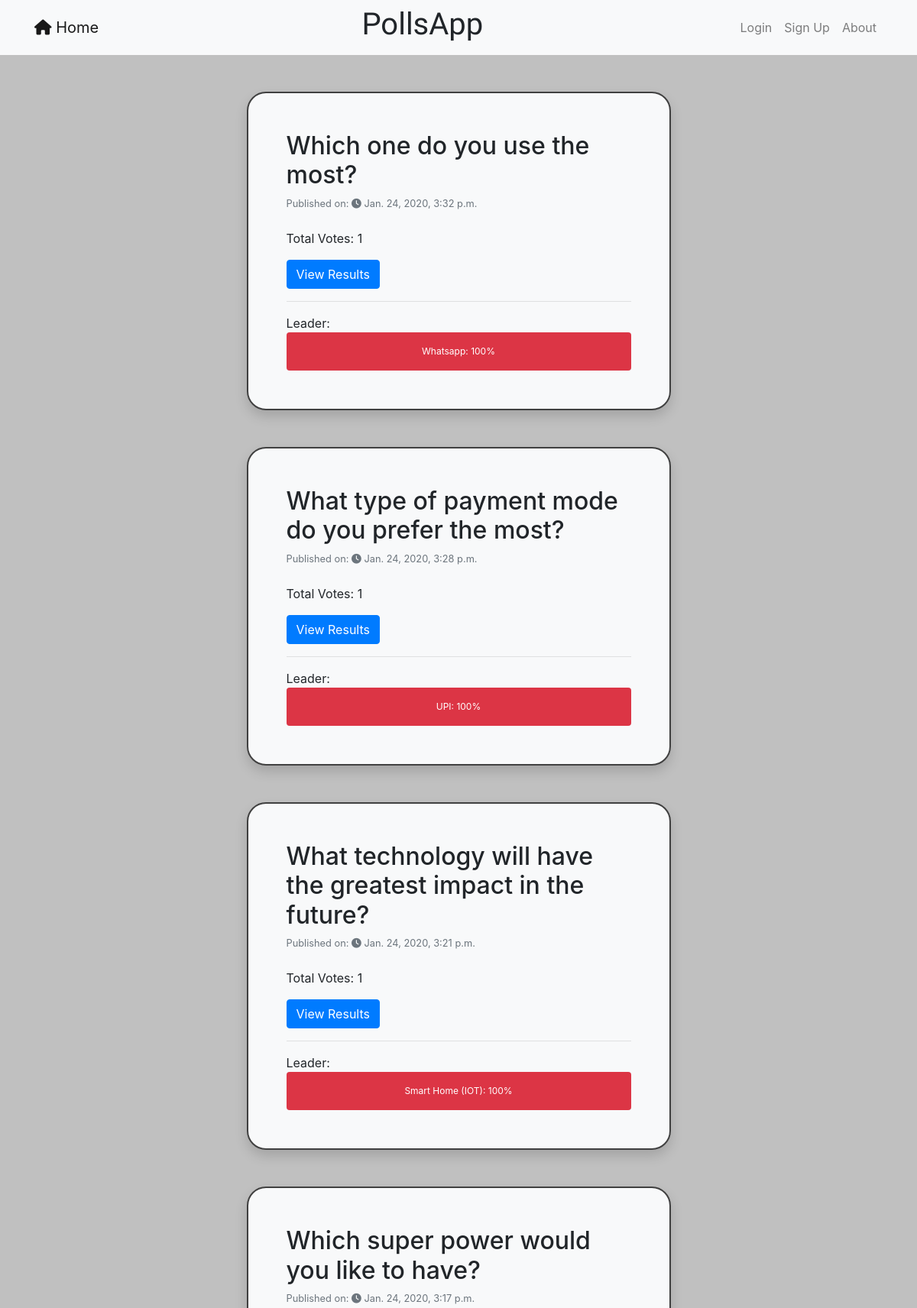
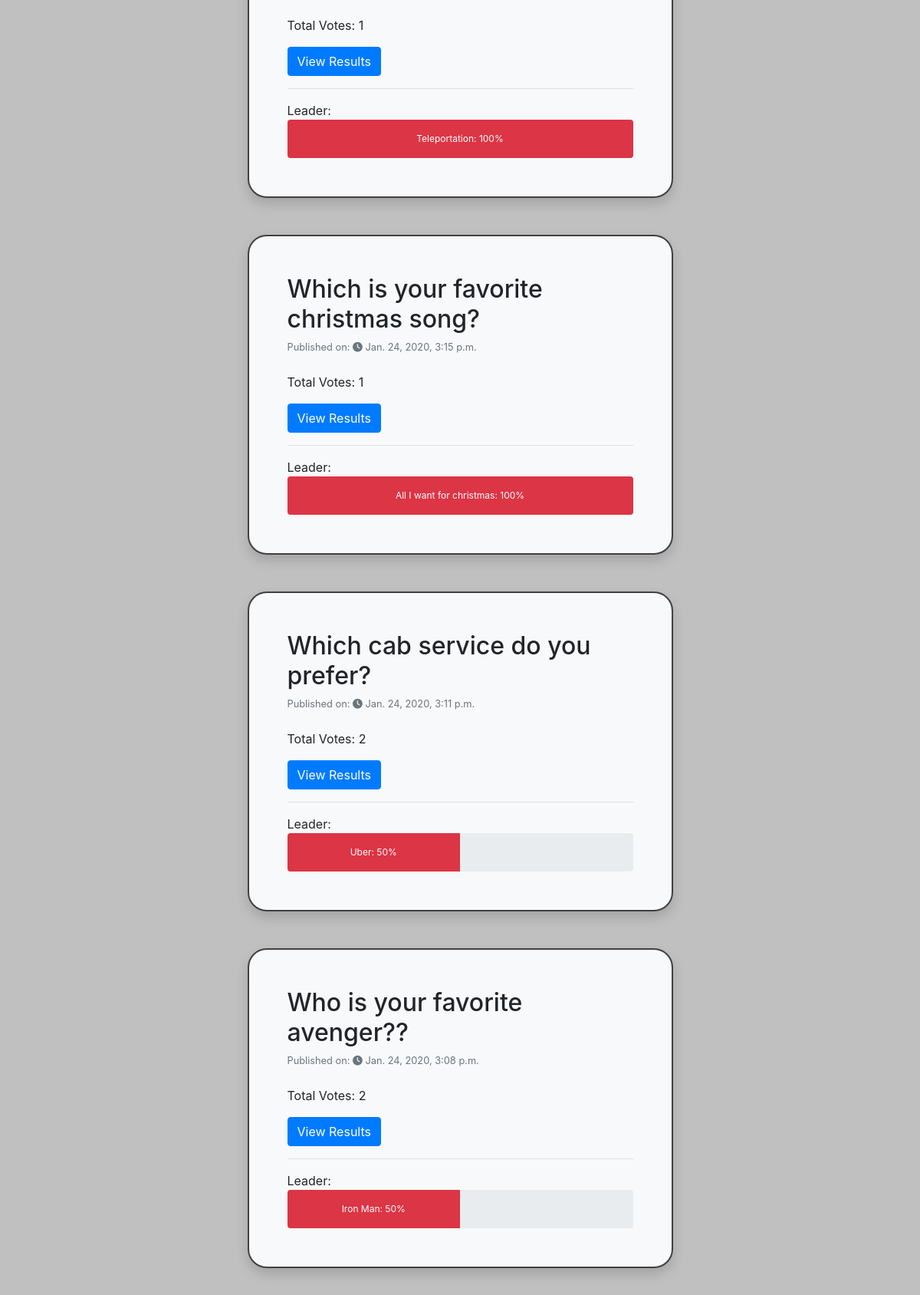
Screenshot of /polls/ (upper part) with the database file from the repository (2 pictures, top to bottom).
### polls/models.py (models this page shows, shortened)
class Question(models.Model):
    user = models.ForeignKey(User, on_delete=models.CASCADE)
    question_text = models.CharField(max_length=200)
    pub_date = models.DateTimeField('Date Published',default=timezone.now)
    no_of_choices = models.IntegerField('Number of Choices', default=0)
    voted_by = models.ManyToManyField(User, blank=True, related_name='questions_voted')
    class Meta:
        ordering = ['-pub_date']
    def get_total_votes(self):
        total_votes = 0
        for choice in self.choice_set.all():
            total_votes+=choice.votes
        return total_votes
    def get_leader(self):
        total_votes = self.get_total_votes()
        if total_votes == 0:
            total_votes = 1
        leader = []
        choice = self.choice_set.all()[0]
        leader.append(choice.choice_text)
        leader.append(int((choice.votes/total_votes)*100))
        return leader

class Choice(models.Model):
    question = models.ForeignKey(Question, on_delete=models.CASCADE)
    choice_text = models.CharField(max_length=200)
    votes = models.IntegerField(default=0)
    class Meta:
        ordering = ['-votes']

### polls/views.py (the view)
# urls.py: path('', views.IndexView.as_view(), name='index'),
class IndexView(generic.ListView):
    model = Question
    template_name = 'polls/index.html'
    context_object_name = 'latest_question_list'

### polls/templates/polls/index.html (shortened to what this page needs)
{% extends "base.html" %}
{% load static %}
{% block content %}
{% if latest_question_list %}
  {% for question in latest_question_list %}
  <br>
  <div class="rcorners2 shadow">
      <h2>{{question.question_text}}?</h2>
      <small class="form-text text-muted">Published on:
        <i class="fas fa-clock"></i>
        <time>{{question.pub_date}}</time>
      </small>
      <br>
      <p>Total Votes: {{question.get_total_votes}} </p>
      <a type="button" href="{% url 'polls:results' question.id %}" class="btn btn-primary">
        View Results
      </a>
      <hr>
      Leader:
      <div class="progress" style="height: 50px;">
          <div class="progress-bar progress-bar bg-danger" role="progressbar" style="width:{{question.get_leader.1}}%">
            {{question.get_leader.0}}: {{question.get_leader.1}}%
          </div>
      </div>
  </div>
  <br>
{% endfor %}
{% else %}
    <p>No polls are available.</p>
{% endif %}
{% endblock %}

### static/css/main.css (style rules this page uses)
.rcorners2 { background-color: #F8F9FA; border-radius: 25px; border: 2px solid #404040; padding: 50px; width: 50%; height: 50%; align: center; margin: auto; }
body { background-color: #C0C0C0; }

### rows the page displays
Question: question_text "Which one do you use the most", pub_date "Jan. 24, 2020, 3:32 p.m.", get_total_votes "1", get_leader.0 "Whatsapp", get_leader.1 "100"
Question: question_text "What type of payment mode do you prefer the most", pub_date "Jan. 24, 2020, 3:28 p.m.", get_total_votes "1", get_leader.0 "UPI", get_leader.1 "100"
Question: question_text "What technology will have the greatest impact in the future", pub_date "Jan. 24, 2020, 3:21 p.m.", get_total_votes "1", get_leader.0 "Smart Home (IOT)", get_leader.1 "100"
Question: question_text "Which super power would you like to have", pub_date "Jan. 24, 2020, 3:17 p.m.", get_total_votes "1", get_leader.0 "Teleportation", get_leader.1 "100"
Question: question_text "Which is your favorite christmas song", pub_date "Jan. 24, 2020, 3:15 p.m.", get_total_votes "1", get_leader.0 "All I want for christmas", get_leader.1 "100"
Question: question_text "Which cab service do you prefer", pub_date "Jan. 24, 2020, 3:11 p.m.", get_total_votes "2", get_leader.0 "Uber", get_leader.1 "50"
Question: question_text "Who is your favorite avenger?", pub_date "Jan. 24, 2020, 3:08 p.m.", get_total_votes "2", get_leader.0 "Iron Man", get_leader.1 "50"
